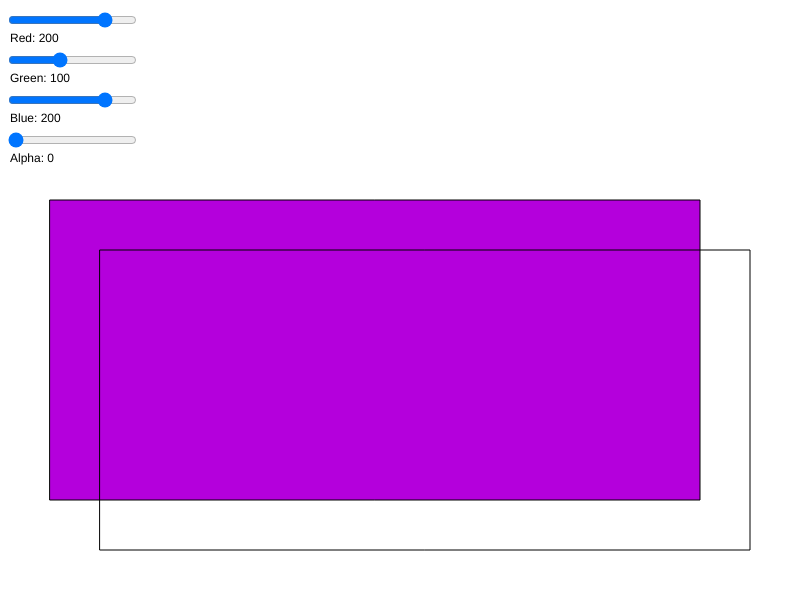
Frame 1 (no input)
Frame 60 (no input): identical to frame 1, image omitted
Frame 120 (the mouse pressed at the canvas centre since frame 60): identical to frame 1, image omitted

The p5.js sketch that drew this single still picture (run headless with seeded random() and noise() and a simulated clock; from frame 60 on, the mouse is pressed at the canvas centre):

// p5.js sketch
// ── sketch.js
let r, g, b, a;

function setup() {
  createCanvas(800, 600);
  rectMode(CORNERS);
  r = createSlider(0, 255, 200);
  r.position(6, 10);
  g = createSlider(0, 255, 100);
  g.position(6, 50);
  b = createSlider(0, 255, 200);
  b.position(6, 90);
  a = createSlider(0, 255, 0);
  a.position(6, 130);
}

function draw() {
  background(255);
  fill(180, 0, 220);
  rect(50, 200, width-100, height-100);
  fill(r.value(), g.value(), b.value(), a.value());
  rect(100, 250, width-50, height-50);
  fill(0);
  text('Red: ' + r.value(), 10, 42);
  text('Green: ' + g.value(), 10, 82);
  text('Blue: ' + b.value(), 10, 122);
  text('Alpha: ' + a.value(), 10, 162);
}

function mouseReleased(){
   console.log("color val: ("+r.value()+","+g.value()+","+b.value()+","+a.value()+")");
}
